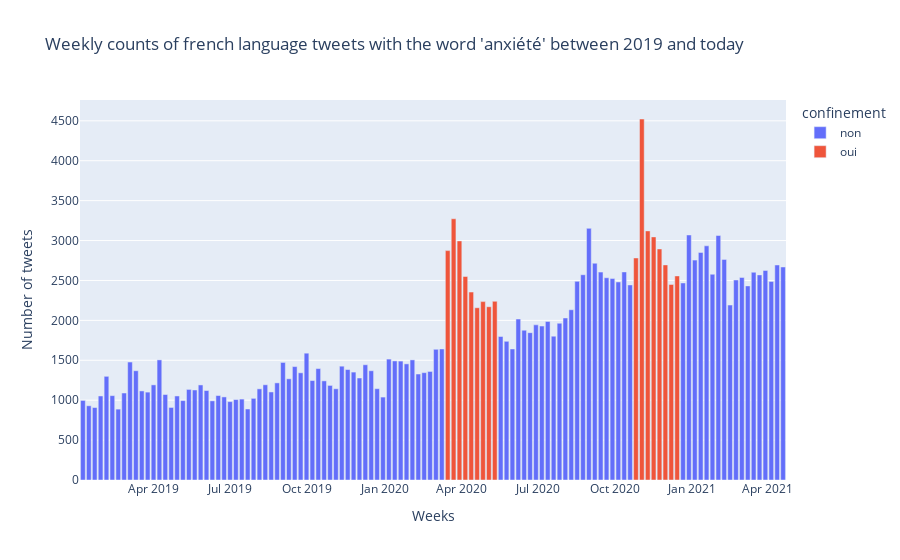

The code cell stored with this chart in its notebook:
### Code cell
import plotly.express as px
fig = px.bar(output_df, x='date', y='anxiety_tweets_counts', color="confinement", title="Weekly counts of french language tweets with the word 'anxiété' between 2019 and today", labels={"anxiety_tweets_counts":"Number of tweets", "date":"Weeks"})
fig.show()
